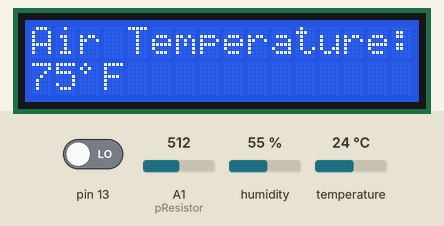
The sketch below on a simulated Arduino Uno, built with avr-gcc and run on an emulated ATmega328P. Parts: 16×2 character LCD. Inputs (shaded band) come from the test bench; at power-on: pin 13 LOW, humidity 55 %, A1 (pResistor) = 512, temperature 24 °C. What the sketch prints to the serial monitor is not drawn.

Above: at 1.2 s.
1.3 s: pin 13 driven HIGH
At 2.8 s:
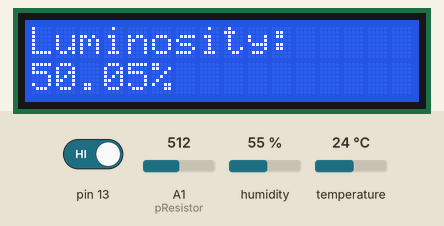
7.3 s: humidity set to 22 %
At 9.6 s:
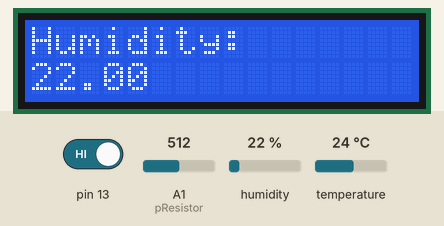
11.6 s: A1 (pResistor) set to 716
At 15.0 s:
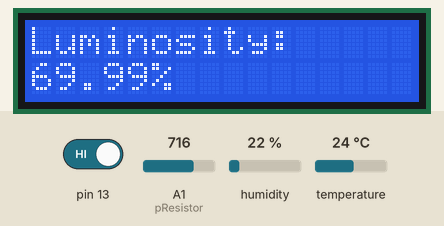
16.7 s: temperature set to 12 °C
At 19.8 s:
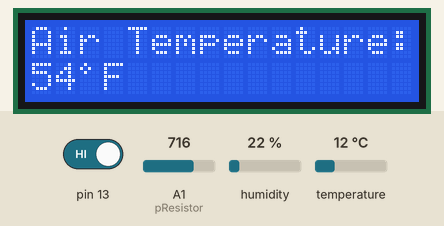
21.7 s: A1 (pResistor) set to 900
At 24.1 s:
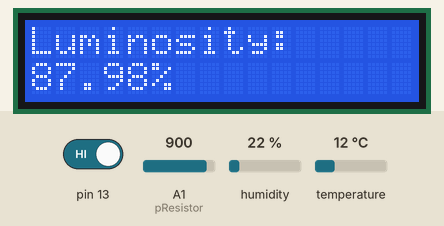
25.8 s: humidity set to 40 %
At 27.6 s:
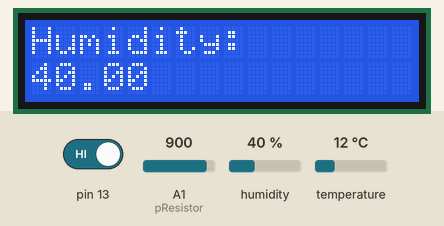
Timing chart, 0 to 29.1 s (numbered marks = the images above; inputs shaded):
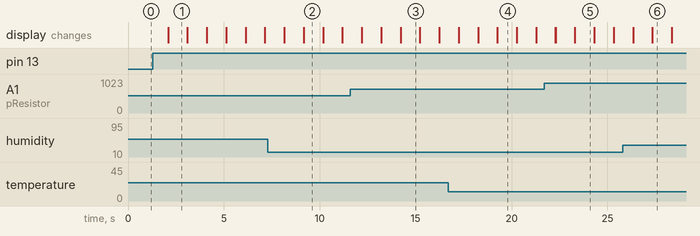

Measured:
- after the input at 1.3 s, the display: changes after 0.79 s (image 1)
- what the display in image 1 shows lasts 1.0 s, from 2.1 s to 3.1 s

The sketch:

EnvironmentalSensorPackage.ino
```cpp
#include <LiquidCrystal.h>
#include "DHT.h"
#define DHTPIN 3
#define DHTTYPE DHT22

LiquidCrystal disp(6, 5, 9, 10, 11, 12);

//degree bitmap
byte degree[8] = {
  B01000,
  B10100,
  B01000,
  B00000,
  B00000,
  B00000,
  B00000,
  B00000,
};

const int pResistor = A1;

int selector = 0;
int buttonState = 0;

DHT dht(DHTPIN, DHTTYPE);

void setup() {
  //create degree bitmap
  disp.createChar(0, degree);

  //16x2 LCD screen
  disp.begin(16, 2);

  pinMode(13, INPUT);
  pinMode(pResistor, INPUT);
  Serial.begin(9600);
}


void loop() {
  disp.clear();

  buttonState = digitalRead(13);

  //Serial data stream
  Serial.println(dht.readTemperature(true));
  float rawLum = analogRead(pResistor);
  Serial.println(rawLum/1023*100);
  Serial.println(dht.readHumidity());

  readButton();
  if (selector == 0){
    disp.print("Air Temperature:") ;

    float roundedTempF = dht.readTemperature(true);

    //print temperature on bottom line
    disp.setCursor(0,1);
    disp.print(roundedTempF, 0);
    disp.write(byte(0));
    disp.print("F");
    delay(1000);
  }
  else if (selector == 1){
    disp.print("Luminosity:");
    float raw = analogRead(pResistor);
    disp.setCursor(0,1);
    disp.print(raw/1023*100);
    disp.print("%");
    delay(1000);
  }
  else if (selector == 2) {
    disp.print("Humidity:");
    float hum = dht.readHumidity();
    disp.setCursor(0,1);
    disp.print(hum);
    delay(1000);
  }
  else{
    selector = -1;
  }

}

int readButton(){
  if (buttonState == HIGH) {
    selector++;
  }
}
```
